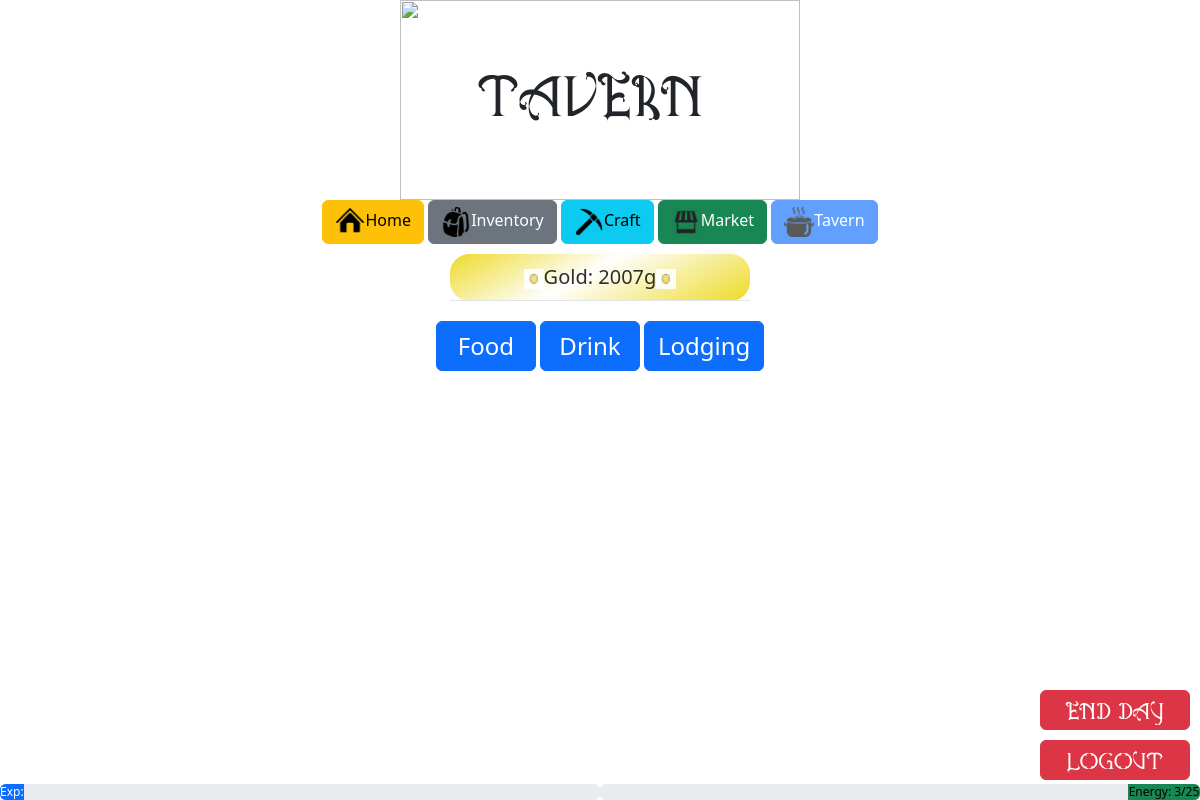
Screenshot of /tavern (signed in) with the database file from the repository.
### tables this page shows
CREATE TABLE "stats" ('player_id' INTEGER PRIMARY KEY AUTOINCREMENT NOT NULL DEFAULT 1 , 'gold' INTEGER NOT NULL DEFAULT 200 , 'level' INTEGER NOT NULL DEFAULT 1, 'exp' INTEGER NOT NULL DEFAULT 0, 'next_level' INTEGER DEFAULT 100,'energy' INTEGER NOT NULL DEFAULT 10,'max_energy' INTEGER NOT NULL DEFAULT 10, `day` INTEGER NOT NULL DEFAULT 1);

### app.py (the view, shortened to what this page needs)
@app.route("/tavern", methods=["GET", "POST"])
def tavern():
    if request.method == "GET":
        stats = db.execute("SELECT * FROM stats WHERE player_id = ?", session["user_id"])[0]
        food = db.execute("SELECT * FROM food WHERE 1")
        lodging = db.execute("SELECT * FROM lodging WHERE 1")
        return render_template("tavern.html", stats=stats, food=food, lodging=lodging)

### templates/tavern.html (shortened to what this page needs)
{% extends "layout.html" %}
{% block head %}
<link href="/static/style.css" rel="stylesheet">
{% endblock %}
{% block body %}
<body id="village">
    <div class="container">
        <img src="/static/scroll.png" class="overhead">
        <div class="centered">Tavern!</div>
    </div>
    <div class="container" id="navbutton">
        <a href="{{ url_for('stats') }}" class="btn btn-warning">
            <img src="/static/home.png" style="width:30px">Home</a>
        <a href="{{ url_for('inventory') }}" class="btn btn-secondary">
            <img src="/static/inventory.png" style="width:30px">Inventory</a>
        <a href="{{ url_for('craft') }}" class="btn btn-info">
            <img src="/static/Pickaxe.png" style="width:30px">Craft</a>
        <a href="{{ url_for('market') }}" class="btn btn-success">
            <img src="/static/market.png" style="width:30px">Market</a>
        <button class="btn btn-primary" disabled>
            <img src="/static/tavern.png" style="width:30px">Tavern</button>
            <table class="table" id="gold">
                <thead><tr><td id="gold">
                    <img src="static/Coin.gif" style="height: 20px">Gold: {{ stats.gold }}g<img src="static/Coin.gif" style="height: 20px">
                </td></tr></thead>
        </table>
            <div class="container" style="margin: 20px auto">
                <button class="btn btn-primary" onclick="showFood()" style="width: 100px; font-size: 24px">Food</button>
                <button class="btn btn-primary" onclick="showDrink()" style="width: 100px; font-size: 24px">Drink</button>
                <button class="btn btn-primary" onclick="showLodging()" style="width: 120px; font-size: 24px">Lodging</button>
            </div>
    </div>
    {% set exp_bar = (stats['exp'] / stats['next_level']) * 100 %}
    <div class="progress" style="position: fixed; bottom: 0; text-align: center; width: 50%" role="progressbar" aria-label="Example with label" aria-valuemin="0" aria-valuemax="100">
        <div class="progress-bar" style="width: {{ exp_bar }}%">Exp:  {{ '%0.2f' % exp_bar|float }}%</div>
    </div>
    {% set energy_bar = (stats['energy'] / stats['max_energy'] * 100) %}
    <div class="progress justify-content-end" style="position: fixed; bottom: 0; right: 0; text-align: center; width: 50%" role="progressbar" aria-label="Example with label" aria-valuemin="0" aria-valuemax="100">
        <div class="progress-bar bg-success" style="width: {{ energy_bar }}%; color: black">Energy:  {{ stats['energy'] }}/{{ stats['max_energy'] }}</div>
    </div>
</body>
{% endblock %}

### templates/layout.html (shortened to what this page needs)
<!DOCTYPE html>
<html lang="en">
    <head>
        <link href="/static/style.css" rel="stylesheet">
        {% block head %}{% endblock %}
        <link href="https://cdn.jsdelivr.net/npm/bootstrap@5.3.3/dist/css/bootstrap.min.css" rel="stylesheet">
    </head>
        {% block body %}{% endblock %}
    <br>
    <a href="{{ url_for('end_day') }}">
        <div style="position: fixed; bottom: 70px; right: 10px; z-index: 1">
            <button class="btn btn-danger" type="submit" id="end_day">End Day</button>
        </div>
    </a>
    <br>
    <a href="{{ url_for('logout') }}">
        <div style="position: fixed; bottom: 20px; right: 10px; z-index: 1">
            <button class="btn btn-danger" type="submit" id="end_day">Logout</button>
        </div>
    </a>
    {% set exp_bar = (stats['exp'] / stats['next_level']) * 100 %}
    <div class="progress" id="experience_bar" role="progressbar" aria-label="Example with label" aria-valuemin="0" aria-valuemax="100">
        <div class="progress-bar" style="width: {{ exp_bar }}%">Exp:  {{ '%0.2f' % exp_bar|float }}%</div>
    </div>
    {% set energy_bar = (stats['energy'] / stats['max_energy'] * 100) %}
    <div class="progress justify-content-end" id="energy_bar" role="progressbar" aria-label="Example with label" aria-valuemin="0" aria-valuemax="100">
        <div class="progress-bar bg-success" style="width: {{ energy_bar }}%; color: black">Energy:  {{ stats['energy'] }}/{{ stats['max_energy'] }}</div>
    </div>
</html>

### static/style.css (style rules this page uses)
#village { background-image:url('/static/Village.png'); background-repeat: no-repeat; background-attachment: fixed; background-size: cover; background-position: center; }
#navbutton { position: relative; }
#gold { background: linear-gradient(332deg, rgba(236,215,18,1) 0%, rgba(255,255,255,1) 55%, rgba(236,215,18,1) 100%); width: 300px; opacity: 0.9; border-radius: 20px; margin: 10px auto; font-size: 20px; text-align: center; }
.centered { position: absolute; top: 30%; right: 0; left: 0; margin-left: auto; margin-right: auto; font-size: 50px; font-family: AQ; }
.container { position: relative; text-align: center; }
.overhead { width: 400px; height: 200px; position: center; }
#end_day { width: 150px; height: 40px; font-size: 20px; font-family: AQ; }
#energy_bar { position: fixed; bottom: 0; right: 0; text-align: center; width: 50%; z-index: 1; }
#experience_bar { position: fixed; bottom: 0; text-align: center; width: 50%; z-index: 1; }

### rows the page displays
stats: gold "2007", energy "3", max_energy "25"
